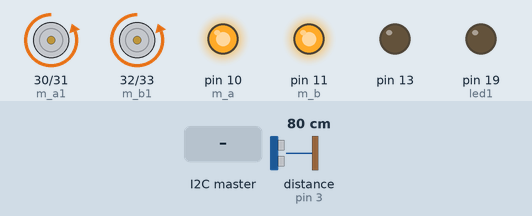
Recording of a sketch running on a simulated Arduino Mega 2560, built with avr-gcc and run on an emulated ATmega2560. On the bench: motor-driver pin pairs drawn as motors (green arrow = first pin HIGH = forward, orange = second pin HIGH = backward, longer = more drive), output pins drawn as LEDs (lit = HIGH). Inputs (shaded band) come from the test bench; at power-on: distance to the obstacle (sensor on pin 3) 80 cm. The echo pulse lasts 58.3 µs per cm; pins used as bus, display or sensor lines are not drawn; what the sketch prints to the serial monitor is not drawn.

Above: at 1.2 s.
1.3 s: the I2C master sends the byte 0
At 2.5 s:
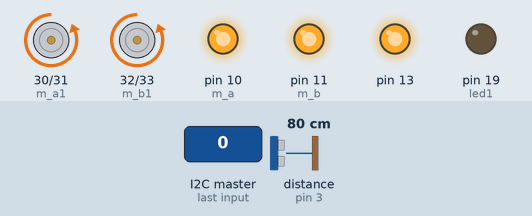
2.8 s: the I2C master sends the byte 2
At 3.4 s:
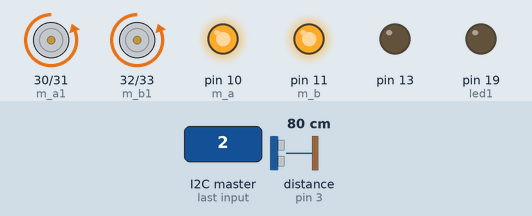
4.3 s: distance to the obstacle (sensor on pin 3) set to 5 cm
5.8 s: distance to the obstacle (sensor on pin 3) set to 2 cm
7.7 s: the I2C master sends the byte 1
Timing chart, 0 to 10.7 s (numbered marks = the images above; inputs shaded):
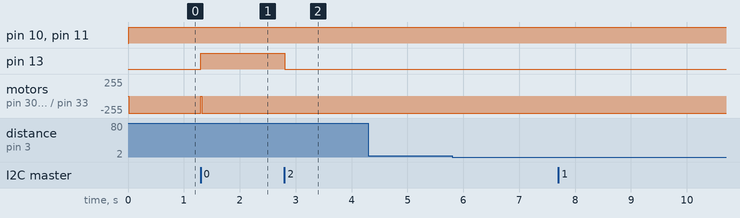

The sketch:

drive_c_1_1.ino
```cpp
#include <Wire.h>

#define adresse 0x05
#define sender 2
#define empfaenger 3

const int m_a1 = 30;    //motor A signal 1
const int m_a2 = 31;    //motor A signal 2
const int m_a  = 10;    //motor A speed
const int m_b1 = 32;    //motor B signal 1
const int m_b2 = 33;    //motor B signal 2
const int m_b  = 11;    //motor B speed

const int led1 = 19;    //com_led

int zahl = 0;           //com_data
int messung, abstand;
long preDistSen;

void setup() {
  pinMode(13, OUTPUT);
  pinMode(led1, OUTPUT);
  Serial.begin(9600);
  Wire.begin(adresse);

  Wire.onReceive(empfangeDaten);
  Wire.onRequest(sendeDaten);

  Serial.println("Bereit");


  //--motor-define---

  pinMode(m_a1, OUTPUT);
  pinMode(m_a2, OUTPUT);
  pinMode(m_a, OUTPUT);
  pinMode(m_b1, OUTPUT);
  pinMode(m_b2, OUTPUT);
  pinMode(m_b, OUTPUT);

  pinMode(sender, OUTPUT);                    // Digital 2 ist ein Sender (PWM).
  pinMode(empfaenger, INPUT);                 // Digiatl 3 ist ein Empfänger.
  delay(10);
  preDistSen = millis();

}
void loop() {
  drive(1,255);
  delay(20);
  if(millis() > preDistSen + 50) {
    preDistSen = millis();
    if(ultraschall() < 4){
    //flasche();
    Serial.print("Flasche");
    }
  }
}

void empfangeDaten(int byteCount) {
  while (Wire.available()) {
    zahl = Wire.read();
    Serial.print("Daten erhalten: ");
    Serial.println(zahl);


    if(zahl == -1){   //COM ERROR    doesnt work!
      digitalWrite(led1,HIGH);
    }
    else {
      digitalWrite(led1,LOW);

      if (zahl < 5) {  //0-4
        if(zahl == 0){
          digitalWrite(13, HIGH);
        }
        else{
          digitalWrite(13, LOW);
        }
        drive(zahl,255);
        delay(200);
      }
      else{
        if(zahl == 5) {  //180° Drehung
          drive(2,255);
          delay(2500);
        }
      }
    }
  }
}

void sendeDaten() {
  Wire.write(zahl);
}

void drive(int dir, int s){    //direction, speed

  //    /\
  //  A    B
  //
  if(dir == 0){
    digitalWrite(m_a1, LOW);
    digitalWrite(m_a2, LOW);  // Motor 1 dreht jetzt nicht.
    digitalWrite(m_b1, LOW);
    digitalWrite(m_b2, LOW);  // Motor 2 dreht jetzt nicht.

  }
  if(dir == 1){
    digitalWrite(m_a1, LOW);
    digitalWrite(m_a2, HIGH);  // Motor 1 dreht jetzt vorwärts.
    analogWrite(m_a, s);       // Motor 1 Leistung.
    digitalWrite(m_b1, LOW);
    digitalWrite(m_b2, HIGH);  // Motor 2 dreht jetzt vorwärts.
    analogWrite(m_b, s);       // Motor 2 Leistung.
  }
  if(dir == 2){
    digitalWrite(m_a1, LOW);
    digitalWrite(m_a2, HIGH);   // Motor 1 dreht jetzt vorwärts.
    analogWrite(m_a, s);       // Motor 1 Leistung.
    digitalWrite(m_b1, HIGH);
    digitalWrite(m_b2, LOW);  // Motor 2 dreht jetzt rückwärts.
    analogWrite(m_b, s);       // Motor 2 Leistung.
  }
  if(dir == 3){
    digitalWrite(m_a1, HIGH);
    digitalWrite(m_a2, LOW);  // Motor 1 dreht jetzt rückwärts.
    analogWrite(m_a, s);       // Motor 1 Leistung.
    digitalWrite(m_b1, HIGH);
    digitalWrite(m_b2, LOW);  // Motor 2 dreht jetzt rückwärts.
    analogWrite(m_b, s);       // Motor 2 Leistung.
  }
  if(dir == 4){
    digitalWrite(m_a1, HIGH);
    digitalWrite(m_a2, LOW);  // Motor 1 dreht jetzt rückwärts.
    analogWrite(m_a, s);       // Motor 1 Leistung.
    digitalWrite(m_b1, LOW);
    digitalWrite(m_b2, HIGH);  // Motor 2 dreht jetzt vorwärts.
    analogWrite(m_b, s);       // Motor 2 Leistung.
  }
}


int ultraschall(){
  digitalWrite(sender, HIGH);                 // Ein Ultraschallsignal wird gesendet.
  delayMicroseconds(100);                     // Er macht es 100ms=0,1s.
  digitalWrite(sender, LOW);                  // Das Ultraschallsignal wird beendet.

  messung = pulseIn(empfaenger, HIGH,14*57.7);        // Laufzeitmessung
  abstand = messung/57.7;                     // Umrechnung in cm
  delay(20);
  if(abstand == 0){
    abstand = 20;
  }
  Serial.print(abstand);                      // Ausgabe auf den Monitor
  Serial.println(" cm");

  return abstand;
}


void flasche(){
  drive(0,0);
  delay(2000);
  drive(3,255);
  delay(200);
  drive(4,255);
  delay(2000);
  drive(1,255);
  delay(3000);
  drive(2,255);
  delay(2000);
  drive(1,255);
  delay(4000);
  drive(2,255);
  delay(2000);
  drive(1,255);
  delay(3000);
  drive(4,255);
  delay(2000);
}
```

Measured:
- after the input at 1.3 s, pin 13: LOW → HIGH at once; motor on pin 30 (m_a1) / pin 31 (m_a2), motor on pin 32 (m_b1) / pin 33 (m_b2): backward 255/255 → stopped at once, → backward 255/255 0.02 s later
- after the input at 2.8 s, pin 13: HIGH → LOW at once
- after the input at 4.3 s, every drawn part: stays the same
- after the input at 5.8 s, every drawn part: stays the same
- after the input at 7.7 s, every drawn part: stays the same
